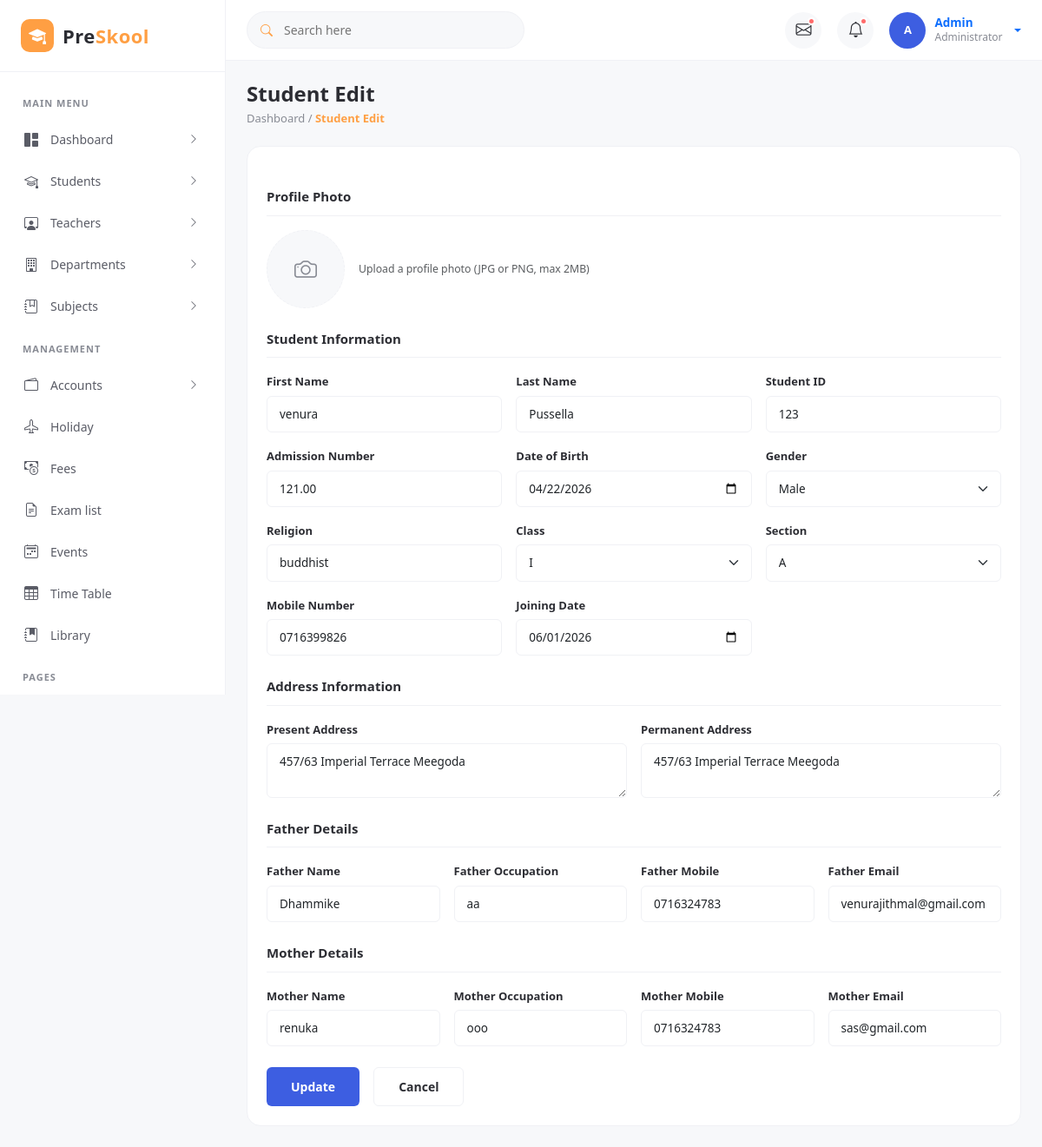
/student/edit/venura-pussella-123/, run on the app's committed database.
### student/models.py (models this page shows, shortened)
class Student(models.Model):
    first_name = models.CharField(max_length=100)
    last_name = models.CharField(max_length=100)
    student_id = models.CharField(max_length=100, unique=True)
    gender = models.CharField(max_length=10,choices=[('Male', 'Male'), ('Female', 'Female')])
    date_of_birth = models.DateField()
    student_class = models.CharField(max_length=100)
    religion = models.CharField(max_length=20)
    joining_date = models.DateField()
    mobile_number = models.CharField(max_length=15)
    addmission_number = models.DecimalField(max_digits=10, decimal_places=2)
    section = models.CharField(max_length=100)
    student_image = models.ImageField(upload_to='student/', null=True, blank=True)
    parent = models.OneToOneField(Parent, on_delete=models.CASCADE)
    slug = models.SlugField(max_length=100, unique=True)

class Parent(models.Model):
    father_name = models.CharField(max_length=100)
    father_occupation = models.CharField(max_length=100)
    father_mobile = models.CharField(max_length=100)
    father_email = models.EmailField(max_length=100)
    mother_name = models.CharField(max_length=100)
    mother_email = models.EmailField(max_length=100)
    mother_mobile = models.CharField(max_length=100)
    mother_occupation = models.CharField(max_length=100)
    present_address = models.TextField()
    permanent_address = models.TextField()

### student/views.py (the view, shortened to what this page needs)
# urls.py: path("edit/<slug:slug>/",views.edit_student, name="edit_student"),
def edit_student(request, slug):
    student = get_object_or_404(Student, slug=slug)
    return render(request, 'students/edit.html', {'student': student, 'is_edit': True})

### templates/students/edit.html (shortened to what this page needs)
{% extends 'Home/base.html' %}
{% block content %}
{% include 'partials/page_header.html' with page_title="Student Edit" %}
<div class="panel">
  {% include 'students/_form.html' with submit_label="Update" %}
</div>
{% endblock %}

### templates/students/_form.html (shortened to what this page needs)
<form method="post" enctype="multipart/form-data">
  <div class="form-section-title">Profile Photo</div>
  <div class="d-flex align-items-center gap-3 mb-2">
    <div class="upload-photo">
      <i class="bi bi-camera"></i>
    </div>
    <div class="text-muted small">Upload a profile photo (JPG or PNG, max 2MB)</div>
  </div>
  <div class="form-section-title">Student Information</div>
  <div class="row g-3">
    <div class="col-md-4">
      <label class="form-label">First Name</label>
      <input type="text" class="form-control" name="first_name" value="{{ student.first_name|default:'' }}" placeholder="Enter first name" pattern="[A-Za-z ]+" title="Letters only" required>
    </div>
    <div class="col-md-4">
      <label class="form-label">Last Name</label>
      <input type="text" class="form-control" name="last_name" value="{{ student.last_name|default:'' }}" placeholder="Enter last name" pattern="[A-Za-z ]+" title="Letters only" required>
    </div>
    <div class="col-md-4">
      <label class="form-label">Student ID</label>
      <input type="text" class="form-control" name="student_id" value="{{ student.student_id|default:'' }}" placeholder="Enter student ID" pattern="[A-Za-z0-9\-]+" title="Letters, numbers and hyphens only" required>
    </div>
    <div class="col-md-4">
      <label class="form-label">Admission Number</label>
      <input type="number" step="0.01" min="0" class="form-control" name="addmission_number" value="{{ student.addmission_number|default:'' }}" placeholder="Enter admission number" required>
    </div>
    <div class="col-md-4">
      <label class="form-label">Date of Birth</label>
      <input type="date" class="form-control" name="date_of_birth" value="{{ student.date_of_birth|date:'Y-m-d'|default:'' }}" required>
    </div>
    <div class="col-md-4">
      <label class="form-label">Gender</label>
      <select class="form-select" name="gender" required>
        <option value="Male" {% if student.gender == 'Male' %}selected{% endif %}>Male</option>
      </select>
    </div>
    <div class="col-md-4">
      <label class="form-label">Religion</label>
      <input type="text" class="form-control" name="religion" value="{{ student.religion|default:'' }}" placeholder="Enter religion" pattern="[A-Za-z ]+" title="Letters only" required>
    </div>
    <div class="col-md-4">
      <label class="form-label">Class</label>
      <select class="form-select" name="student_class" required>
        <option {% if student.student_class == "I" %}selected{% endif %}>I</option>
      </select>
    </div>
    <div class="col-md-4">
      <label class="form-label">Section</label>
      <select class="form-select" name="section" required>
        <option {% if student.section == "A" %}selected{% endif %}>A</option>
      </select>
    </div>
    <div class="col-md-4">
      <label class="form-label">Mobile Number</label>
      <input type="tel" class="form-control" name="mobile_number" value="{{ student.mobile_number|default:'' }}" placeholder="Enter mobile number" pattern="[0-9]{10,15}" title="10 to 15 digits" maxlength="15" required>
    </div>
    <div class="col-md-4">
      <label class="form-label">Joining Date</label>
      <input type="date" class="form-control" name="joining_date" value="{{ student.joining_date|date:'Y-m-d'|default:'' }}" required>
    </div>
  </div>
  <div class="form-section-title">Address Information</div>
  <div class="row g-3">
    <div class="col-md-6">
      <label class="form-label">Present Address</label>
      <textarea class="form-control" name="present_address" rows="2" placeholder="Enter present address" required>{{ student.parent.present_address|default:'' }}</textarea>
    </div>
    <div class="col-md-6">
      <label class="form-label">Permanent Address</label>
      <textarea class="form-control" name="permanent_address" rows="2" placeholder="Enter permanent address" required>{{ student.parent.permanent_address|default:'' }}</textarea>
    </div>
  </div>
  <div class="form-section-title">Father Details</div>
  <div class="row g-3">
    <div class="col-md-3">
      <label class="form-label">Father Name</label>
      <input type="text" class="form-control" name="father_name" value="{{ student.parent.father_name|default:'' }}" placeholder="Enter father name" pattern="[A-Za-z ]+" title="Letters only" required>
    </div>
    <div class="col-md-3">
      <label class="form-label">Father Occupation</label>
      <input type="text" class="form-control" name="father_occupation" value="{{ student.parent.father_occupation|default:'' }}" placeholder="Enter father occupation" required>
    </div>
    <div class="col-md-3">
      <label class="form-label">Father Mobile</label>
      <input type="tel" class="form-control" name="father_mobile" value="{{ student.parent.father_mobile|default:'' }}" placeholder="Enter father mobile" pattern="[0-9]{10,15}" title="10 to 15 digits" maxlength="15" required>
    </div>
    <div class="col-md-3">
      <label class="form-label">Father Email</label>
      <input type="email" class="form-control" name="father_email" value="{{ student.parent.father_email|default:'' }}" placeholder="Enter father email" required>
    </div>
  </div>
  <div class="form-section-title">Mother Details</div>
  <div class="row g-3">
    <div class="col-md-3">
      <label class="form-label">Mother Name</label>
      <input type="text" class="form-control" name="mother_name" value="{{ student.parent.mother_name|default:'' }}" placeholder="Enter mother name" pattern="[A-Za-z ]+" title="Letters only" required>
    </div>
    <div class="col-md-3">
      <label class="form-label">Mother Occupation</label>
      <input type="text" class="form-control" name="mother_occupation" value="{{ student.parent.mother_occupation|default:'' }}" placeholder="Enter mother occupation" required>
    </div>
    <div class="col-md-3">
      <label class="form-label">Mother Mobile</label>
      <input type="tel" class="form-control" name="mother_mobile" value="{{ student.parent.mother_mobile|default:'' }}" placeholder="Enter mother mobile" pattern="[0-9]{10,15}" title="10 to 15 digits" maxlength="15" required>
    </div>
    <div class="col-md-3">
      <label class="form-label">Mother Email</label>
      <input type="email" class="form-control" name="mother_email" value="{{ student.parent.mother_email|default:'' }}" placeholder="Enter mother email" required>
    </div>
  </div>
  <div class="d-flex gap-3 mt-4">
    <button type="submit" class="btn-primary-custom">{{ submit_label|default:"Save" }}</button>
    <a href="{% url 'student_list' %}" class="btn-outline-custom">Cancel</a>
  </div>
</form>

### static/css/style.css (style rules this page uses)
:root { --sidebar-width: 260px; --header-height: 70px; --color-primary: #3D5EE1; --color-primary-light: #EEF2FF; --color-orange: #FF9F43; --color-orange-light: #FFF4E8; --color-pink: #FF6B6B; --color-pink-light: #FFE9E9; --color-purple: #9368E9; --color-purple-light: #F1ECFF; --color-blue: #3DAEFF; --color-blue-light: #E6F7FF; --color-yellow: #FFC542; --color-yellow-light: #FFF8E6; --color-text: #2C2D33; --color-text-muted: #888B94; --color-border: #F0F1F5; --color-bg: #F7F8FA; --radius-lg: 16px; --radius-md: 10px; --radius-sm: 6px; }
* { box-sizing: border-box; }
body { font-family: "Segoe UI", Roboto, Arial, sans-serif; background-color: var(--color-bg); color: var(--color-text); font-size: 14px; }
.panel { background: #fff; border-radius: var(--radius-lg); border: 1px solid var(--color-border); padding: 22px; }
.form-section-title { font-size: 15px; font-weight: 700; margin: 24px 0 16px; padding-bottom: 10px; border-bottom: 1px solid var(--color-border); }
.form-label { font-size: 13px; font-weight: 600; color: var(--color-text); margin-bottom: 6px; }
.form-control, .form-select { border: 1px solid var(--color-border); border-radius: var(--radius-sm); padding: 10px 14px; font-size: 13.5px; background-color: #fff; }
.upload-photo { width: 90px; height: 90px; border-radius: 50%; background: var(--color-bg); border: 1px dashed var(--color-border); display: flex; align-items: center; justify-content: center; font-size: 26px; color: var(--color-text-muted); position: relative; overflow: hidden; }
.btn-primary-custom { background: var(--color-primary); border: none; color: #fff; font-weight: 600; padding: 11px 28px; border-radius: var(--radius-sm); }
.btn-outline-custom { background: #fff; border: 1px solid var(--color-border); color: var(--color-text); font-weight: 600; padding: 11px 28px; border-radius: var(--radius-sm); }

### data on the page
Student: first_name "venura", last_name "Pussella", student_id "123", addmission_number "121.00", date_of_birth "04/22/2026", gender "Male", religion "buddhist", student_class "I", section "A", mobile_number "0716399826", joining_date "06/01/2026", present_address "457/63 Imperial Terrace Meegoda", permanent_address "457/63 Imperial Terrace Meegoda", father_name "Dhammike", father_occupation "aa", father_mobile "0716324783", father_email "venurajithmal@gmail.com", mother_name "renuka", mother_occupation "ooo", mother_mobile "0716324783", mother_email "sas@gmail.com"

### other printed values
{{ page_title }} "Student Edit"
{{ submit_label|default:"Save" }} "Update"
